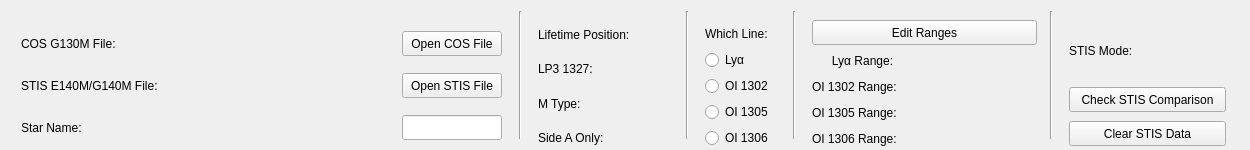
   <widget class="QWidget" name="widget" native="true">
    <property name="geometry">
     <rect>
      <x>10</x>
      <y>10</y>
      <width>1250</width>
      <height>150</height>
     </rect>
    </property>
    <property name="minimumSize">
     <size>
      <width>1250</width>
      <height>150</height>
     </size>
    </property>
    <property name="maximumSize">
     <size>
      <width>1250</width>
      <height>150</height>
     </size>
    </property>
    <layout class="QHBoxLayout" name="horizontalLayout">
     <item>
      <widget class="QWidget" name="widget" native="true">
       <property name="minimumSize">
        <size>
         <width>500</width>
         <height>150</height>
        </size>
       </property>
       <property name="maximumSize">
        <size>
         <width>500</width>
         <height>150</height>
        </size>
       </property>
       <layout class="QGridLayout" name="gridLayout">
        <item row="1" column="0">
         <widget class="QLabel" name="labelSTIS">
          <property name="minimumSize">
           <size>
            <width>375</width>
            <height>0</height>
           </size>
          </property>
          <property name="maximumSize">
           <size>
            <width>375</width>
            <height>50</height>
           </size>
          </property>
          <property name="statusTip">
           <string>Filename of STIS E140M/G140M Data</string>
          </property>
          <property name="text">
           <string>STIS E140M/G140M File:</string>
          </property>
         </widget>
        </item>
        <item row="1" column="1">
         <widget class="QPushButton" name="openSTIS">
          <property name="maximumSize">
           <size>
            <width>100</width>
            <height>25</height>
           </size>
          </property>
          <property name="statusTip">
           <string>Open a supported STIS E140M/G140M data file</string>
          </property>
          <property name="text">
           <string>Open STIS File</string>
          </property>
         </widget>
        </item>
        <item row="0" column="1">
         <widget class="QPushButton" name="openCOS">
          <property name="maximumSize">
           <size>
            <width>100</width>
            <height>25</height>
           </size>
          </property>
          <property name="statusTip">
           <string>Open a supported COS G130M data file</string>
          </property>
          <property name="text">
           <string>Open COS File</string>
          </property>
         </widget>
        </item>
        <item row="2" column="1">
         <widget class="QLineEdit" name="starInput">
          <property name="sizePolicy">
           <sizepolicy hsizetype="Minimum" vsizetype="Fixed">
            <horstretch>0</horstretch>
            <verstretch>0</verstretch>
           </sizepolicy>
          </property>
          <property name="minimumSize">
           <size>
            <width>100</width>
            <height>18</height>
           </size>
          </property>
          <property name="maximumSize">
           <size>
            <width>100</width>
            <height>25</height>
           </size>
          </property>
          <property name="statusTip">
           <string>Edit the name of the star here</string>
          </property>
         </widget>
        </item>
        <item row="2" column="0">
         <widget class="QLabel" name="starName">
          <property name="minimumSize">
           <size>
            <width>100</width>
            <height>18</height>
           </size>
          </property>
          <property name="maximumSize">
           <size>
            <width>75</width>
            <height>50</height>
           </size>
          </property>
          <property name="statusTip">
           <string>Edit the name of the star by entering it into the box to the right</string>
          </property>
          <property name="text">
           <string>Star Name:</string>
          </property>
         </widget>
        </item>
        <item row="0" column="0">
         <widget class="QLabel" name="labelCOS">
          <property name="minimumSize">
           <size>
            <width>375</width>
            <height>0</height>
           </size>
          </property>
          <property name="maximumSize">
           <size>
            <width>375</width>
            <height>50</height>
           </size>
          </property>
          <property name="toolTip">
           <string/>
          </property>
          <property name="statusTip">
           <string>Filename of COS G130M Data</string>
          </property>
          <property name="whatsThis">
           <string/>
          </property>
          <property name="text">
           <string>COS G130M File:</string>
          </property>
         </widget>
        </item>
       </layout>
      </widget>
     </item>
     <item>
      <widget class="Line" name="line_6">
       <property name="orientation">
        <enum>Qt::Vertical</enum>
       </property>
      </widget>
     </item>
     <item>
      <widget class="QWidget" name="widget" native="true">
       <property name="minimumSize">
        <size>
         <width>150</width>
         <height>150</height>
        </size>
       </property>
       <property name="maximumSize">
        <size>
         <width>150</width>
         <height>150</height>
        </size>
       </property>
       <layout class="QVBoxLayout" name="verticalLayout_3">
        <item>
         <widget class="QLabel" name="lifeLabel">
          <property name="minimumSize">
           <size>
            <width>0</width>
            <height>0</height>
           </size>
          </property>
          <property name="maximumSize">
           <size>
            <width>150</width>
            <height>37</height>
           </size>
          </property>
          <property name="statusTip">
           <string>The lifetime position used when this data was taken</string>
          </property>
          <property name="text">
           <string>Lifetime Position:</string>
          </property>
         </widget>
        </item>
        <item>
         <widget class="QLabel" name="cen1327Label">
          <property name="minimumSize">
           <size>
            <width>0</width>
            <height>0</height>
           </size>
          </property>
          <property name="maximumSize">
           <size>
            <width>150</width>
            <height>38</height>
           </size>
          </property>
          <property name="statusTip">
           <string>True if data used LP3 and Cenwave 1327</string>
          </property>
          <property name="text">
           <string>LP3 1327: </string>
          </property>
         </widget>
        </item>
        <item>
         <widget class="QLabel" name="spectypeLabel">
          <property name="maximumSize">
           <size>
            <width>150</width>
            <height>37</height>
           </size>
          </property>
          <property name="statusTip">
           <string>True if the star is an M Type star</string>
          </property>
          <property name="text">
           <string>M Type: </string>
          </property>
         </widget>
        </item>
        <item>
         <widget class="QLabel" name="sideLabel">
          <property name="maximumSize">
           <size>
            <width>150</width>
            <height>38</height>
           </size>
          </property>
          <property name="statusTip">
           <string>True if data was taken using only Side A of the COS detector</string>
          </property>
          <property name="text">
           <string>Side A Only:</string>
          </property>
         </widget>
        </item>
       </layout>
      </widget>
     </item>
     <item>
      <widget class="Line" name="line_4">
       <property name="orientation">
        <enum>Qt::Vertical</enum>
       </property>
      </widget>
     </item>
     <item>
      <widget class="QWidget" name="widget" native="true">
       <property name="minimumSize">
        <size>
         <width>90</width>
         <height>150</height>
        </size>
       </property>
       <property name="maximumSize">
        <size>
         <width>90</width>
         <height>150</height>
        </size>
       </property>
       <layout class="QVBoxLayout" name="verticalLayout_6">
        <item>
         <widget class="QLabel" name="whichLine">
          <property name="minimumSize">
           <size>
            <width>0</width>
            <height>24</height>
           </size>
          </property>
          <property name="maximumSize">
           <size>
            <width>90</width>
            <height>20</height>
           </size>
          </property>
          <property name="statusTip">
           <string>Select which airglow line to be fit and removed</string>
          </property>
          <property name="text">
           <string>Which Line:</string>
          </property>
         </widget>
        </item>
        <item>
         <widget class="QRadioButton" name="radioLyA">
          <property name="maximumSize">
           <size>
            <width>100</width>
            <height>20</height>
           </size>
          </property>
          <property name="statusTip">
           <string>Lyman Alpha (1215.67 Å)</string>
          </property>
          <property name="text">
           <string>Lyα</string>
          </property>
          <attribute name="buttonGroup">
           <string notr="true">groupLine</string>
          </attribute>
         </widget>
        </item>
        <item>
         <widget class="QRadioButton" name="radioOI2">
          <property name="maximumSize">
           <size>
            <width>90</width>
            <height>20</height>
           </size>
          </property>
          <property name="statusTip">
           <string>OI 1302 (1302.1685 Å)</string>
          </property>
          <property name="text">
           <string>OI 1302</string>
          </property>
          <attribute name="buttonGroup">
           <string notr="true">groupLine</string>
          </attribute>
         </widget>
        </item>
        <item>
         <widget class="QRadioButton" name="radioOI5">
          <property name="maximumSize">
           <size>
            <width>90</width>
            <height>20</height>
           </size>
          </property>
          <property name="statusTip">
           <string>OI 1305 (1304.8576 Å)</string>
          </property>
          <property name="text">
           <string>OI 1305</string>
          </property>
          <attribute name="buttonGroup">
           <string notr="true">groupLine</string>
          </attribute>
         </widget>
        </item>
        <item>
         <widget class="QRadioButton" name="radioOI6">
          <property name="maximumSize">
           <size>
            <width>90</width>
            <height>20</height>
           </size>
          </property>
          <property name="statusTip">
           <string>OI 1306 (1306.0286 Å)</string>
          </property>
          <property name="text">
           <string>OI 1306</string>
          </property>
          <attribute name="buttonGroup">
           <string notr="true">groupLine</string>
          </attribute>
         </widget>
        </item>
       </layout>
      </widget>
     </item>
     <item>
      <widget class="Line" name="line_5">
       <property name="orientation">
        <enum>Qt::Vertical</enum>
       </property>
      </widget>
     </item>
     <item>
      <widget class="QWidget" name="widget" native="true">
       <property name="minimumSize">
        <size>
         <width>240</width>
         <height>150</height>
        </size>
       </property>
       <property name="maximumSize">
        <size>
         <width>240</width>
         <height>150</height>
        </size>
       </property>
       <layout class="QVBoxLayout" name="verticalLayout_5">
        <item>
         <widget class="QPushButton" name="editRanges">
          <property name="minimumSize">
           <size>
            <width>225</width>
            <height>0</height>
           </size>
          </property>
          <property name="maximumSize">
           <size>
            <width>225</width>
            <height>25</height>
           </size>
          </property>
          <property name="statusTip">
           <string>Edit the wavelength ranges for the fit calculation and plot display</string>
          </property>
          <property name="text">
           <string>Edit Ranges</string>
          </property>
         </widget>
        </item>
        <item>
         <widget class="QLabel" name="labelLyA">
          <property name="maximumSize">
           <size>
            <width>240</width>
            <height>20</height>
           </size>
          </property>
          <property name="statusTip">
           <string>Wavelength range for Lyman Alpha</string>
          </property>
          <property name="text">
           <string>      Lyα Range:</string>
          </property>
         </widget>
        </item>
        <item>
         <widget class="QLabel" name="labelOI2">
          <property name="maximumSize">
           <size>
            <width>240</width>
            <height>20</height>
           </size>
          </property>
          <property name="statusTip">
           <string>Wavelength range for OI 1302</string>
          </property>
          <property name="text">
           <string>OI 1302 Range:</string>
          </property>
         </widget>
        </item>
        <item>
         <widget class="QLabel" name="labelOI5">
          <property name="maximumSize">
           <size>
            <width>240</width>
            <height>20</height>
           </size>
          </property>
          <property name="statusTip">
           <string>Wavelength range for OI 1305</string>
          </property>
          <property name="text">
           <string>OI 1305 Range: </string>
          </property>
         </widget>
        </item>
        <item>
         <widget class="QLabel" name="labelOI6">
          <property name="maximumSize">
           <size>
            <width>240</width>
            <height>20</height>
           </size>
          </property>
          <property name="statusTip">
           <string>Wavelength range for OI 1306</string>
          </property>
          <property name="text">
           <string>OI 1306 Range: </string>
          </property>
         </widget>
        </item>
       </layout>
      </widget>
     </item>
     <item>
      <widget class="Line" name="line_3">
       <property name="orientation">
        <enum>Qt::Vertical</enum>
       </property>
      </widget>
     </item>
     <item>
      <widget class="QWidget" name="widget" native="true">
       <property name="minimumSize">
        <size>
         <width>175</width>
         <height>150</height>
        </size>
       </property>
       <property name="maximumSize">
        <size>
         <width>175</width>
         <height>150</height>
        </size>
       </property>
       <layout class="QVBoxLayout" name="verticalLayout_16">
        <item>
         <widget class="QLabel" name="modeSTIS">
          <property name="minimumSize">
           <size>
            <width>0</width>
            <height>0</height>
           </size>
          </property>
          <property name="maximumSize">
           <size>
            <width>175</width>
            <height>55</height>
           </size>
          </property>
          <property name="statusTip">
           <string>The STIS grating that the data was taken with</string>
          </property>
          <property name="text">
           <string>STIS Mode:                  </string>
          </property>
         </widget>
        </item>
        <item>
         <widget class="QPushButton" name="checkSTIS">
          <property name="maximumSize">
           <size>
            <width>175</width>
            <height>25</height>
           </size>
          </property>
          <property name="statusTip">
           <string>Visual comparison between STIS data and the recovered spectrum, generated using the current parameters</string>
          </property>
          <property name="text">
           <string>Check STIS Comparison</string>
          </property>
         </widget>
        </item>
        <item>
         <widget class="QPushButton" name="clearSTIS">
          <property name="maximumSize">
           <size>
            <width>175</width>
            <height>25</height>
           </size>
          </property>
          <property name="statusTip">
           <string>Clear the currently loaded STIS data</string>
          </property>
          <property name="text">
           <string>Clear STIS Data</string>
          </property>
         </widget>
        </item>
       </layout>
      </widget>
     </item>
    </layout>
   </widget>
